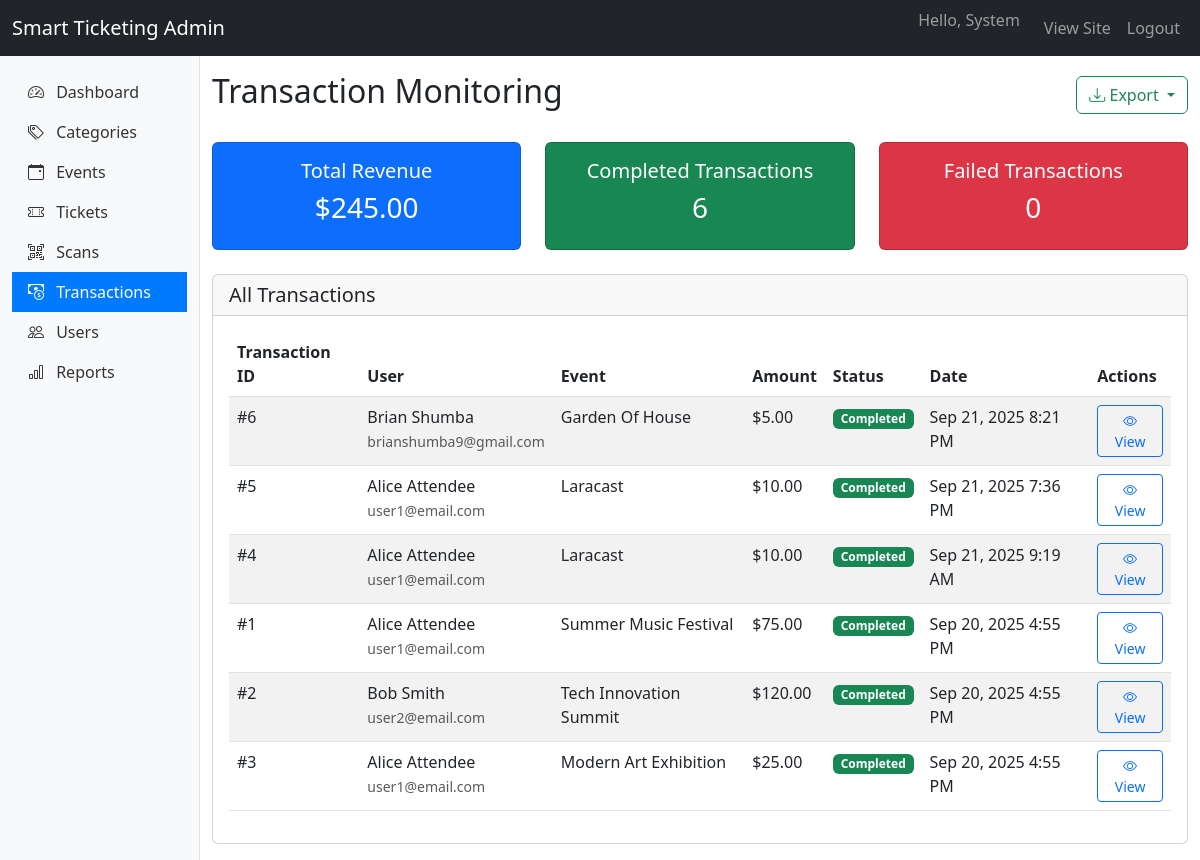
The page /admin/transactions (signed in) on the database its author committed.
### tables this page shows
CREATE TABLE `transactions` (
  `id` int(11) NOT NULL,
  `user_id` int(11) NOT NULL,
  `amount` decimal(10,2) NOT NULL,
  `status` enum('pending','completed','failed') DEFAULT 'pending',
  `transaction_date` timestamp NOT NULL DEFAULT current_timestamp(),
  `created_at` timestamp NOT NULL DEFAULT current_timestamp()
);

CREATE TABLE `users` (
  `id` int(11) NOT NULL,
  `username` varchar(50) NOT NULL,
  `email` varchar(100) NOT NULL,
  `password` varchar(255) NOT NULL,
  `role` enum('admin','organizer','attendee') DEFAULT 'attendee',
  `first_name` varchar(50) NOT NULL,
  `last_name` varchar(50) NOT NULL,
  `profile_picture` varchar(255) DEFAULT NULL,
  `created_at` timestamp NOT NULL DEFAULT current_timestamp(),
  `status` enum('active','suspended','pending') DEFAULT 'active'
);

CREATE TABLE `events` (
  `id` int(11) NOT NULL,
  `organizer_id` int(11) NOT NULL,
  `category_id` int(11) DEFAULT NULL,
  `title` varchar(255) NOT NULL,
  `description` text DEFAULT NULL,
  `venue` varchar(255) NOT NULL,
  `date_time` datetime NOT NULL,
  `event_image` varchar(255) DEFAULT NULL,
  `total_tickets` int(11) NOT NULL,
  `tickets_sold` int(11) DEFAULT 0,
  `price` decimal(10,2) DEFAULT 0.00,
  `status` enum('pending','approved','rejected') DEFAULT 'pending',
  `created_at` timestamp NOT NULL DEFAULT current_timestamp()
);

### app/core/BaseController.php (called while the page is built, shortened)
<?php
class BaseController {
    public function render($view, $data = [])
    {
        $rootDir = dirname(__DIR__, 2);
        $viewPath = $rootDir . '/app/views/' . $view . '.php';
        extract($data);
        require $viewPath;
    }
}

### app/controllers/admin/TransactionController.php (called while the page is built, shortened)
<?php
class TransactionController extends BaseController {
    public function index() {
        $transactionModel = new Transaction();
        $transactions = $transactionModel->getAllWithDetails();
        $totalRevenue = 0;
        $completedTransactions = 0;
        $failedTransactions = 0;
        foreach ($transactions as $transaction) {
            if ($transaction['status'] === 'completed') {
                $totalRevenue += $transaction['amount'];
                $completedTransactions++;
            } elseif ($transaction['status'] === 'failed') {
                $failedTransactions++;
            }
        }
        $this->render('admin/transactions/index', [
            'title' => 'Transaction Monitoring - Smart Ticketing',
            'transactions' => $transactions,
            'totalRevenue' => $totalRevenue,
            'completedTransactions' => $completedTransactions,
            'failedTransactions' => $failedTransactions
        ]);
    }
}

### public/index.php (called while the page is built, shortened)
<?php
require_once __DIR__ . '/autoloader.php';
$request_uri = $_SERVER['REQUEST_URI'];
$request_uri = explode('?', $request_uri, 2)[0];
$url = trim($request_uri, '/');
$router = new Router();
$router->get('', 'AuthController@redirectToLogin');
$router->get('login', 'AuthController@login');
$router->post('login', 'AuthController@login');
$router->get('register', 'AuthController@register');
$router->post('register', 'AuthController@register');
$router->get('logout', 'AuthController@logout');
$router->get('events', 'EventController@index');
$router->get('events/create', 'EventController@create');
$router->post('events/store', 'EventController@store');
$router->get('events/{id}', 'EventController@show');
$router->get('tickets', 'TicketController@index');
$router->get('tickets/{id}', 'TicketController@show');
$router->get('tickets/purchase/{id}', 'TicketController@purchase');
$router->get('tickets/download/{id}', 'TicketController@download');
$router->get('tickets/qr/{id}', 'TicketController@qr');
$router->get('tickets/pdf/{id}', 'TicketController@pdf');
$router->get('tickets/validate/{qrCodeHash}', 'TicketController@validate');
$router->get('organizer/dashboard', 'organizer\DashboardController@index');
$router->get('organizer/events', 'organizer\EventController@index');
$router->get('organizer/events/create', 'organizer\EventController@create');
$router->post('organizer/events/store', 'organizer\EventController@store');
$router->get('organizer/events/edit/{id}', 'organizer\EventController@edit');
$router->post('organizer/events/update/{id}', 'organizer\EventController@update');
$router->post('organizer/events/delete/{id}', 'organizer\EventController@delete');
$router->get('organizer/events/view/{id}', 'organizer\EventController@view');
$router->get('organizer/tickets', 'organizer\TicketController@index');
$router->get('organizer/tickets/event/{id}', 'organizer\TicketController@view');
$router->get('organizer/tickets/scan/{id}', 'organizer\TicketController@scan');
$router->get('organizer/transactions', 'organizer\TransactionController@index');
$router->get('organizer/transactions/event/{id}', 'organizer\TransactionController@view');
$router->get('organizer/scans', 'organizer\ScanController@index');
$router->get('organizer/scans/scan', 'organizer\ScanController@scan');
$router->post('organizer/scans/process', 'organizer\ScanController@processScan');
$router->get('organizer/scans/history', 'organizer\ScanController@history');
$router->get('organizer/scans/history/{id}', 'organizer\ScanController@history');
$router->get('organizer/reports', 'organizer\ReportsController@index');
$router->get('organizer/reports/sales', 'organizer\ReportsController@sales');
$router->get('organizer/reports/attendance', 'organizer\ReportsController@attendance');
$router->get('organizer/reports/attendance/{id}', 'organizer\ReportsController@attendance');
$router->get('organizer/reports/event/{id}', 'organizer\ReportsController@event');
$router->get('organizer/reports/export/{type}', 'organizer\ReportsController@export');
$router->get('organizer/reports/export/{type}/{id}', 'organizer\ReportsController@export');
$router->get('organizer/scanner', 'organizer\ScannerController@index');
$router->get('organizer/scanner/scan', 'organizer\ScannerController@scan');
$router->post('organizer/scanner/process', 'organizer\ScannerController@processScan');
$router->get('organizer/scanner/result', 'organizer\ScannerController@result');
$router->get('organizer/scanner/history', 'organizer\ScannerController@history');
$router->get('organizer/scanner/history/{ticketId}', 'organizer\ScannerController@history');
$router->get('organizer/scanner/download', 'organizer\ScannerController@download');
$router->get('admin/dashboard', 'admin\DashboardController@index');
$router->get('admin/categories', 'admin\CategoryController@index');
$router->get('admin/categories/create', 'admin\CategoryController@create');
$router->post('admin/categories/store', 'admin\CategoryController@store');
$router->get('admin/categories/edit/{id}', 'admin\CategoryController@edit');
$router->post('admin/categories/update/{id}', 'admin\CategoryController@update');
$router->post('admin/categories/delete/{id}', 'admin\CategoryController@delete');
$router->get('admin/events', 'admin\EventController@index');
$router->get('admin/events/view/{id}', 'admin\EventController@view');
$router->get('admin/events/approve/{id}', 'admin\EventController@approve');
$router->get('admin/events/reject/{id}', 'admin\EventController@reject');
$router->get('admin/events/disable/{id}', 'admin\EventController@disable');
$router->get('admin/tickets', 'admin\TicketController@index');
$router->get('admin/tickets/view/{id}', 'admin\TicketController@view');
$router->get('admin/tickets/check/{id}', 'admin\TicketController@checkFraud');
$router->get('admin/tickets/history/{id}', 'admin\TicketController@scanHistory');
$router->get('admin/scans', 'admin\ScanController@index');
$router->get('admin/scans/view/{id}', 'admin\ScanController@view');
$router->get('admin/scans/analytics', 'admin\ScanController@analytics');
$router->get('admin/scans/suspicious', 'admin\ScanController@suspicious');
$router->get('admin/scans/export', 'admin\ScanController@export');
$router->get('admin/scans/export/{type}', 'admin\ScanController@export');
$router->get('admin/transactions', 'admin\TransactionController@index');
$router->get('admin/transactions/view/{id}', 'admin\TransactionController@view');
$router->get('admin/transactions/suspicious', 'admin\TransactionController@suspicious');
$router->get('admin/transactions/analytics', 'admin\TransactionController@analytics');
$router->get('admin/transactions/export', 'admin\TransactionController@export');
$router->get('admin/transactions/export/{type}', 'admin\TransactionController@export');
$router->get('admin/reports', 'admin\ReportsController@index');
$router->get('admin/reports/sales', 'admin\ReportsController@sales');
$router->get('admin/reports/attendance', 'admin\ReportsController@attendance');
$router->get('admin/reports/attendance/{id}', 'admin\ReportsController@attendance');
$router->get('admin/reports/event/{id}', 'admin\ReportsController@event');
$router->get('admin/reports/export/{type}', 'admin\ReportsController@export');
$router->get('admin/reports/export/{type}/{id}', 'admin\ReportsController@export');
$router->get('admin/users', 'admin\UserController@index');
$router->get('admin/users/create', 'admin\UserController@create');
$router->post('admin/users/store', 'admin\UserController@store');
$router->get('admin/users/view/{id}', 'admin\UserController@view');
$router->get('admin/users/edit/{id}', 'admin\UserController@edit');
$router->post('admin/users/update/{id}', 'admin\UserController@update');
$router->post('admin/users/delete/{id}', 'admin\UserController@delete');
$router->dispatch($url);

### public/autoloader.php (called while the page is built, shortened)
<?php
spl_autoload_register(function ($class) {
    $class = str_replace('app\\', '', $class);
    $file = __DIR__ . '/../app/' . str_replace('\\', '/', $class) . '.php';
    $file = str_replace('/', DIRECTORY_SEPARATOR, $file);
});

### app/models/Transaction.php (called while the page is built, shortened)
<?php
class Transaction {
    private $db;
    public function __construct() {
        $database = new Database();
        $this->db = $database->getConnection();
    }
    public function getAllWithDetails() {
        $sql = "SELECT t.*,
                CONCAT(u.first_name, ' ', u.last_name) as user_name,
                u.email as user_email,
                e.title as event_title
                FROM transactions t
                JOIN users u ON t.user_id = u.id
                LEFT JOIN tickets tk ON t.id = tk.transaction_id
                LEFT JOIN events e ON tk.event_id = e.id
                ORDER BY t.created_at DESC";
        $stmt = $this->db->prepare($sql);
        $stmt->execute();
        return $stmt->fetchAll(PDO::FETCH_ASSOC);
    }
}

### app/config/Database.php (called while the page is built, shortened)
<?php
class Database {
    private $host = 'localhost';
    private $port = '3306';
    private $db_name = 'smart_ticketing';
    private $username = 'root';
    private $password = 'promise';
    public function getConnection() {
        $this->conn = null;
        try {
            $dsn = "mysql:host={$this->host};port={$this->port};dbname={$this->db_name}";
            $this->conn = new \PDO($dsn, $this->username, $this->password);
            $this->conn->setAttribute(\PDO::ATTR_ERRMODE, \PDO::ERRMODE_EXCEPTION);
            $this->conn->exec("SET NAMES 'utf8'");
            $this->conn->exec("SET CHARACTER SET utf8");
        } catch(\PDOException $e) {
            echo "Connection failed: " . $e->getMessage();
            error_log("Database error: " . $e->getMessage());
        }
        return $this->conn;
    }
}

### app/views/admin/transactions/index.php (the view, shortened to what this page needs)
<div class="d-flex justify-content-between align-items-center mb-4">
    <h2>Transaction Monitoring</h2>
    <div>
        <div class="btn-group">
            <button type="button" class="btn btn-outline-success dropdown-toggle" data-bs-toggle="dropdown">
                <i class="bi bi-download"></i> Export
            </button>
        </div>
    </div>
</div>
<div class="row mb-4">
    <div class="col-md-4">
        <div class="card bg-primary text-white text-center">
            <div class="card-body">
                <h5>Total Revenue</h5>
                <h3>$<?= number_format($totalRevenue, 2) ?></h3>
            </div>
        </div>
    </div>
    <div class="col-md-4">
        <div class="card bg-success text-white text-center">
            <div class="card-body">
                <h5>Completed Transactions</h5>
                <h3><?= $completedTransactions ?></h3>
            </div>
        </div>
    </div>
    <div class="col-md-4">
        <div class="card bg-danger text-white text-center">
            <div class="card-body">
                <h5>Failed Transactions</h5>
                <h3><?= $failedTransactions ?></h3>
            </div>
        </div>
    </div>
</div>
<div class="card">
    <div class="card-header">
        <h5 class="mb-0">All Transactions</h5>
    </div>
    <div class="card-body">
        <?php if (empty($transactions)): ?>
            <div class="alert alert-info">
                No transactions found in the system.
            </div>
        <?php else: ?>
            <div class="table-responsive">
                <table class="table table-striped">
                    <thead>
                        <tr>
                            <th>Transaction ID</th>
                            <th>User</th>
                            <th>Event</th>
                            <th>Amount</th>
                            <th>Status</th>
                            <th>Date</th>
                            <th>Actions</th>
                        </tr>
                    </thead>
                    <tbody>
                        <?php foreach ($transactions as $transaction): ?>
                            <tr>
                                <td>#<?= $transaction['id'] ?></td>
                                <td>
                                    <?= htmlspecialchars($transaction['user_name']) ?>
                                    <br>
                                    <small class="text-muted"><?= htmlspecialchars($transaction['user_email']) ?></small>
                                </td>
                                <td><?= htmlspecialchars($transaction['event_title'] ?? 'N/A') ?></td>
                                <td>$<?= number_format($transaction['amount'], 2) ?></td>
                                <td>
                                    <span class="badge bg-<?= $transaction['status'] === 'completed' ? 'success' : ($transaction['status'] === 'pending' ? 'warning' : 'danger') ?>">
                                        <?= ucfirst($transaction['status']) ?>
                                    </span>
                                </td>
                                <td><?= date('M j, Y g:i A', strtotime($transaction['created_at'])) ?></td>
                                <td>
                                    <a href="<?= BASE_URL ?>/admin/transactions/view/<?= $transaction['id'] ?>" class="btn btn-sm btn-outline-primary">
                                        <i class="bi bi-eye"></i> View
                                    </a>
                                </td>
                            </tr>
                        <?php endforeach; ?>
                    </tbody>
                </table>
            </div>
        <?php endif; ?>
    </div>
</div>

### rows shown on the page
transactions: id "6", user_name "Brian Shumba", user.email "brianshumba9@gmail.com", events.title "Garden Of House", amount "5.00", status "Completed", created_at "Sep 21, 2025 8:21 PM"
transactions: id "5", user_name "Alice Attendee", user.email "user1@email.com", events.title "Laracast", amount "10.00", status "Completed", created_at "Sep 21, 2025 7:36 PM"
transactions: id "4", user_name "Alice Attendee", user.email "user1@email.com", events.title "Laracast", amount "10.00", status "Completed", created_at "Sep 21, 2025 9:19 AM"
transactions: id "1", user_name "Alice Attendee", user.email "user1@email.com", events.title "Summer Music Festival", amount "75.00", status "Completed", created_at "Sep 20, 2025 4:55 PM"
transactions: id "2", user_name "Bob Smith", user.email "user2@email.com", events.title "Tech Innovation Summit", amount "120.00", status "Completed", created_at "Sep 20, 2025 4:55 PM"
transactions: id "3", user_name "Alice Attendee", user.email "user1@email.com", events.title "Modern Art Exhibition", amount "25.00", status "Completed", created_at "Sep 20, 2025 4:55 PM"

### other values the page prints
$_SESSION['user']['first_name'] "System"
$totalRevenue "245.00"
$completedTransactions "6"
$failedTransactions "0"
